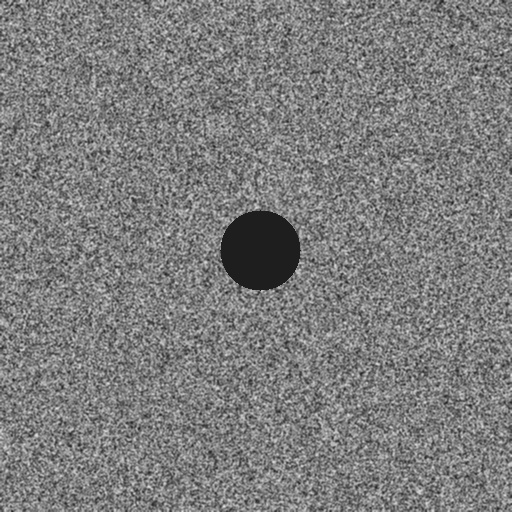
#> input picture data/frames/frame3.jpg, 512 x 512 px, given in place of out.png, which was not available
$ python movement_detector.py out.png out.png
#> lines starting #> are read from the running program, lines starting #| are printed output that depends on the picture; pictures that were not available may be replaced by others from this repository, and a replacement may not be noted
"""
Three techniques, from simplest to most informative:
  1. Frame differencing  -> fast, catches any pixel-level change
  2. SSIM (structural similarity) -> catches structural changes, ignores
     minor lighting noise better than raw differencing
  3. Optical flow (Farneback) -> estimates actual motion/displacement,
     which is the closest thing to "how much did the rock move"
"""

import cv2
import numpy as np


def load_gray(image_path, resize_to=(512, 512)):
    """Load an image as grayscale and resize for consistent comparison."""
    img = cv2.imread(image_path)
    if img is None:
        raise FileNotFoundError(f"Could not read image: {image_path}")
    gray = cv2.cvtColor(img, cv2.COLOR_BGR2GRAY)
    gray = cv2.resize(gray, resize_to)
    return gray


def frame_diff_score(prev_gray, curr_gray, blur_ksize=5):
    """
    Simple absolute difference between two frames.
    Blurring first reduces false positives from camera sensor noise.
    Returns: (score, diff_image)
    """
    prev_blur = cv2.GaussianBlur(prev_gray, (blur_ksize, blur_ksize), 0)
    curr_blur = cv2.GaussianBlur(curr_gray, (blur_ksize, blur_ksize), 0)

    diff = cv2.absdiff(prev_blur, curr_blur)
    _, thresh = cv2.threshold(diff, 25, 255, cv2.THRESH_BINARY)

    score = float(np.count_nonzero(thresh)) / thresh.size
    return score, thresh


def ssim_score(prev_gray, curr_gray):
    """
    Structural Similarity Index between two frames.
    Returns dissimilarity score: 0 = identical, 1 = completely different.
    (We return 1 - SSIM so that, like the other functions, HIGHER = more change.)
    """

    C1 = (0.01 * 255) ** 2
    C2 = (0.03 * 255) ** 2

    img1 = prev_gray.astype(np.float64)
    img2 = curr_gray.astype(np.float64)

    kernel = cv2.getGaussianKernel(11, 1.5)
    window = np.outer(kernel, kernel.transpose())

    mu1 = cv2.filter2D(img1, -1, window)[5:-5, 5:-5]
    mu2 = cv2.filter2D(img2, -1, window)[5:-5, 5:-5]

    mu1_sq, mu2_sq, mu1_mu2 = mu1 ** 2, mu2 ** 2, mu1 * mu2

    sigma1_sq = cv2.filter2D(img1 ** 2, -1, window)[5:-5, 5:-5] - mu1_sq
    sigma2_sq = cv2.filter2D(img2 ** 2, -1, window)[5:-5, 5:-5] - mu2_sq
    sigma12 = cv2.filter2D(img1 * img2, -1, window)[5:-5, 5:-5] - mu1_mu2

    ssim_map = ((2 * mu1_mu2 + C1) * (2 * sigma12 + C2)) / (
        (mu1_sq + mu2_sq + C1) * (sigma1_sq + sigma2_sq + C2)
    )
    ssim_value = ssim_map.mean()
    return 1.0 - ssim_value  # higher = more change


def optical_flow_score(prev_gray, curr_gray):
    """
    Dense optical flow (Farneback method).
    Returns the average magnitude of motion vectors across the frame --
    this is the closest proxy to "how much did things actually move".
    """
    flow = cv2.calcOpticalFlowFarneback(
        prev_gray, curr_gray, None,
        pyr_scale=0.5, levels=3, winsize=15,
        iterations=3, poly_n=5, poly_sigma=1.2, flags=0
    )
    magnitude, _ = cv2.cartToPolar(flow[..., 0], flow[..., 1])
    return float(magnitude.mean())


def combined_movement_score(prev_path, curr_path, weights=(0.3, 0.4, 0.3)):
    """
    Combine all three signals into one normalized movement score.
    weights = (frame_diff_weight, ssim_weight, optical_flow_weight)
    """
    prev_gray = load_gray(prev_path)
#> in load_gray, img is the input picture: shape (512, 512, 3); min 24, max 224, mean 125.1
    curr_gray = load_gray(curr_path)

    fd_score, _ = frame_diff_score(prev_gray, curr_gray)
#> in frame_diff_score, `prev_blur = cv2.GaussianBlur(prev_gray, (blur_ksize, blur_ksize), 0)`:
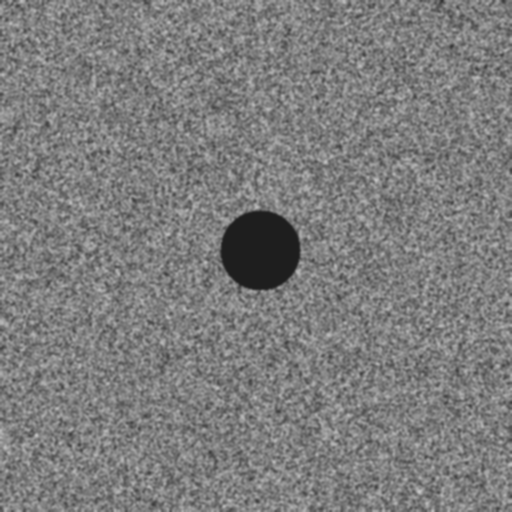
#> prev_blur: shape (512, 512); min 30, max 199, mean 125.1
#> in frame_diff_score, `diff = cv2.absdiff(prev_blur, curr_blur)`: diff: shape (512, 512); every value is 0
#> in frame_diff_score, `score = float(np.count_nonzero(thresh)) / thresh.size`: score = 0
#> fd_score = 0
    ss_score = ssim_score(prev_gray, curr_gray)
#> in ssim_score, `mu1 = cv2.filter2D(img1, -1, window)[5:-5, 5:-5]`:
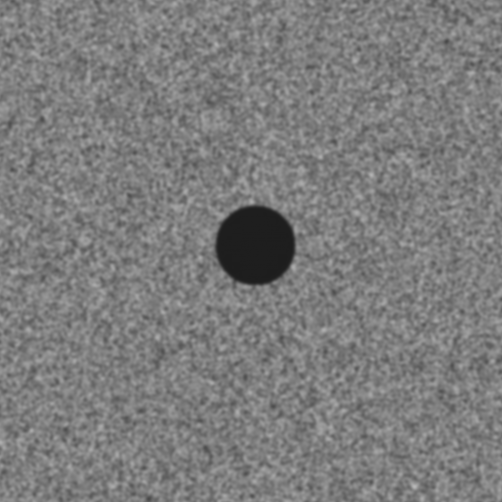
#> mu1: shape (502, 502) float64; min 29.81, max 184.9, mean 125
#> in ssim_score, `mu1_sq, mu2_sq, mu1_mu2 = mu1 ** 2, mu2 ** 2, mu1 * mu2`:
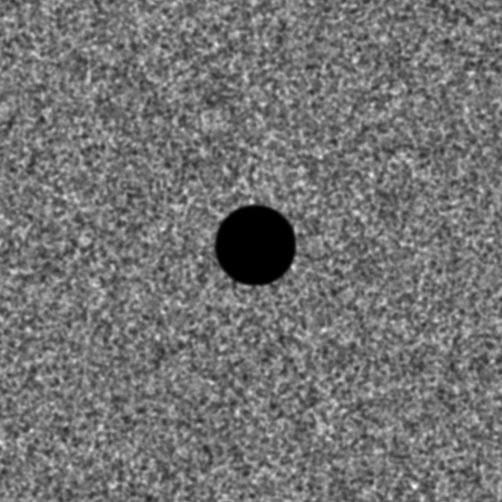
#> mu1_sq: shape (502, 502) float64; min 888.6, max 34190.2, mean 15954.7; drawn with min black and max white
#> in ssim_score, `sigma1_sq = cv2.filter2D(img1 ** 2, -1, window)[5:-5, 5:-5] - mu1_sq`:
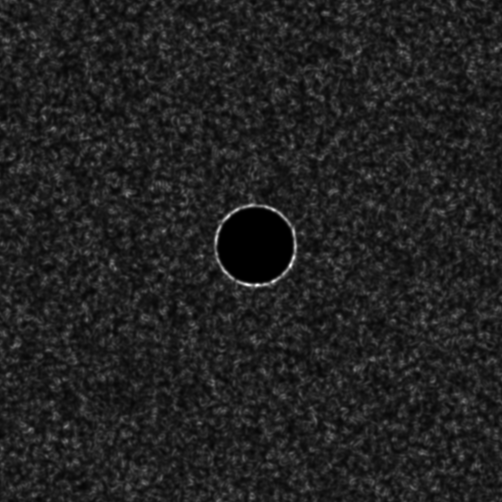
#> sigma1_sq: shape (502, 502) float64; min -1.11e-11, max 4564.8, mean 606.3; drawn with min black and max white
#> in ssim_score, `ssim_map = ((2 * mu1_mu2 + C1) * (2 * sigma12 + C2)) / ( (mu1_sq + mu2..`: ssim_map: shape (502, 502) float64; every value is 1
#> in ssim_score, `ssim_value = ssim_map.mean()`: ssim_value = 1
#> ss_score = 0
    of_score = optical_flow_score(prev_gray, curr_gray)
#> in optical_flow_score, `magnitude, _ = cv2.cartToPolar(flow[..., 0], flow[..., 1])`:
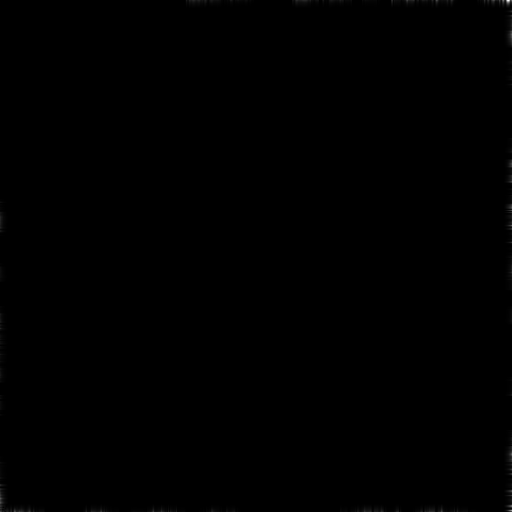
#> magnitude: shape (512, 512) float32; min 0, max 0.133, mean 0.000128; drawn with min black and max white
#> of_score = 0.000128


    of_score_norm = min(of_score / 5.0, 1.0)
#> of_score_norm = 2.56e-05

    combined = (
        weights[0] * fd_score +
        weights[1] * ss_score +
        weights[2] * of_score_norm
    )
#> combined = 7.68e-06
    return {
        "frame_diff": round(fd_score, 4),
        "ssim_dissimilarity": round(ss_score, 4),
        "optical_flow": round(of_score, 4),
        "combined_score": round(combined, 4),
    }


if __name__ == "__main__":
    import sys
    if len(sys.argv) != 3:
        print("Usage: python movement_detector.py <prev_frame.jpg> <curr_frame.jpg>")
        sys.exit(1)
    result = combined_movement_score(sys.argv[1], sys.argv[2])
#> result = {'frame_diff': 0, 'ssim_dissimilarity': 0, 'optical_flow': 0.0001, 'combined_score': 0}
    print(result)
#| {'frame_diff': 0.0, 'ssim_dissimilarity': 0.0, 'optical_flow': 0.0001, 'combined_score': 0.0}
